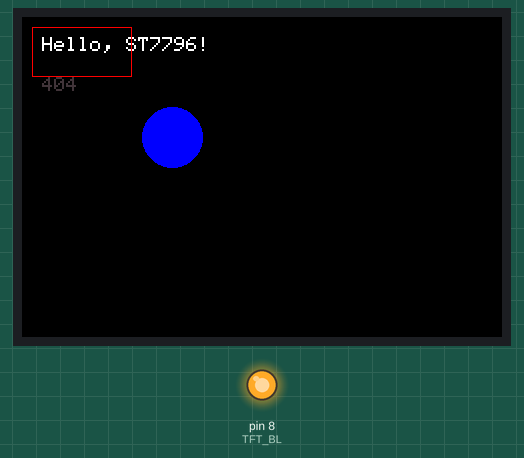
This sketch was run on a simulated Arduino Uno, built with avr-gcc and run on an emulated ATmega328P. Parts: 480×320 colour display, output pins drawn as LEDs (lit = HIGH). Random numbers use the default seed unless the sketch sets one; what the sketch prints to the serial monitor is not drawn.

Above: at 0.5 s.
At 5.0 s:
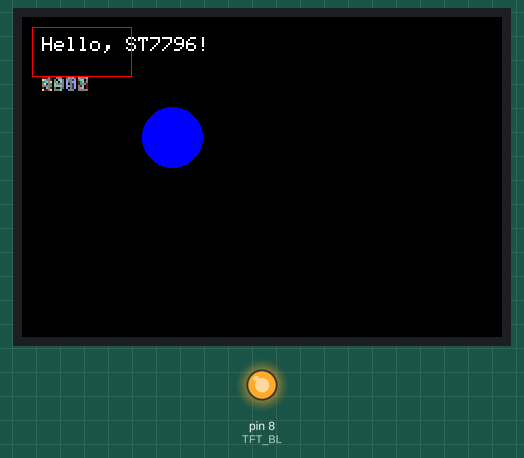
At 10.0 s:
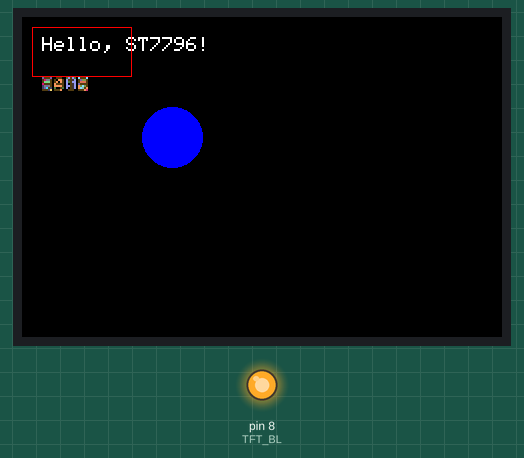
At 20.0 s:
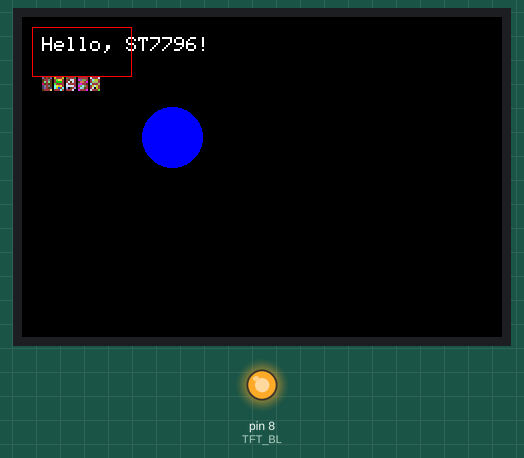
At 29.5 s:
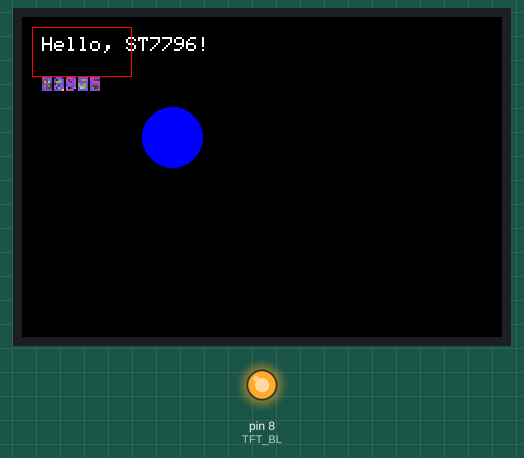
At 39.5 s:
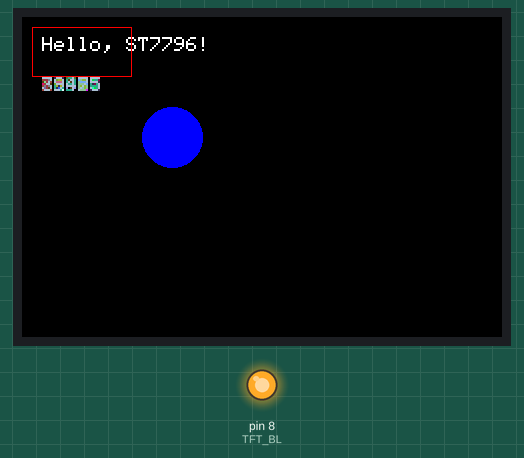

The sketch:

test_tft_screen_esp32s3.ino
```cpp
#include <Arduino_GFX_Library.h>
#include <SPI.h>

// === Pin Definitions ===
#define TFT_CS   14
#define TFT_DC   12
#define TFT_RST  13
#define TFT_BL   8  // Backlight control (optional)
#define TFT_MOSI 11
#define TFT_MISO 10
#define TFT_CLK  9

// === Initialize Display ===
Arduino_DataBus *bus = new Arduino_ESP32SPI(TFT_DC, TFT_CS, TFT_CLK /* SCK */, TFT_MOSI /* MOSI */, TFT_MISO /* MISO */);
Arduino_GFX *gfx = new Arduino_ST7796(bus, TFT_RST, 1 /* rotation */, false /* IPS */);

void setup()
{
  Serial.begin(115200);
  Serial.println("ST7796 with ESP32-S3 test");

  // Initialize the display
  gfx->begin();
  gfx->begin(40000000); // 80 MHz SPI
  gfx->fillScreen(BLACK);

  // Turn on backlight (if controlled by pin)
  pinMode(TFT_BL, OUTPUT);
  digitalWrite(TFT_BL, HIGH);

  // Draw some graphics
  gfx->setTextColor(WHITE);
  gfx->setTextSize(2);
  gfx->setCursor(20, 20);
  gfx->println("Hello, ST7796!");

  gfx->drawRect(10, 10, 100, 50, RED);
  gfx->fillCircle(150, 120, 30, BLUE);
}

void loop()
{
  gfx->setCursor(20, 60);
  gfx->setTextColor(random(0xFFFF));
  gfx->println(millis());
  delay(500);
}
```

Measured:
- what the display in image 1 shows lasts 0.5 s, from 4.9 s to 5.4 s
